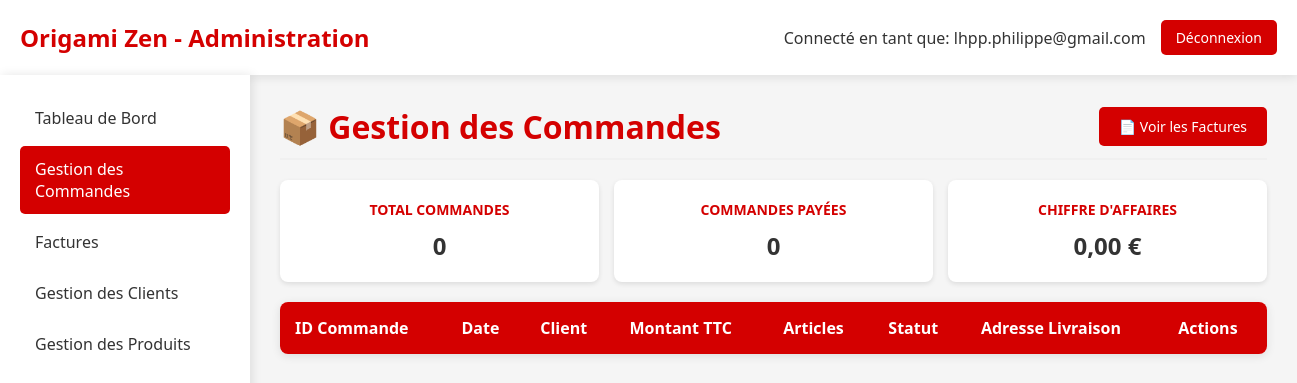
/admin_commandes.php (signed in), run on an earlier commit of the app's database.
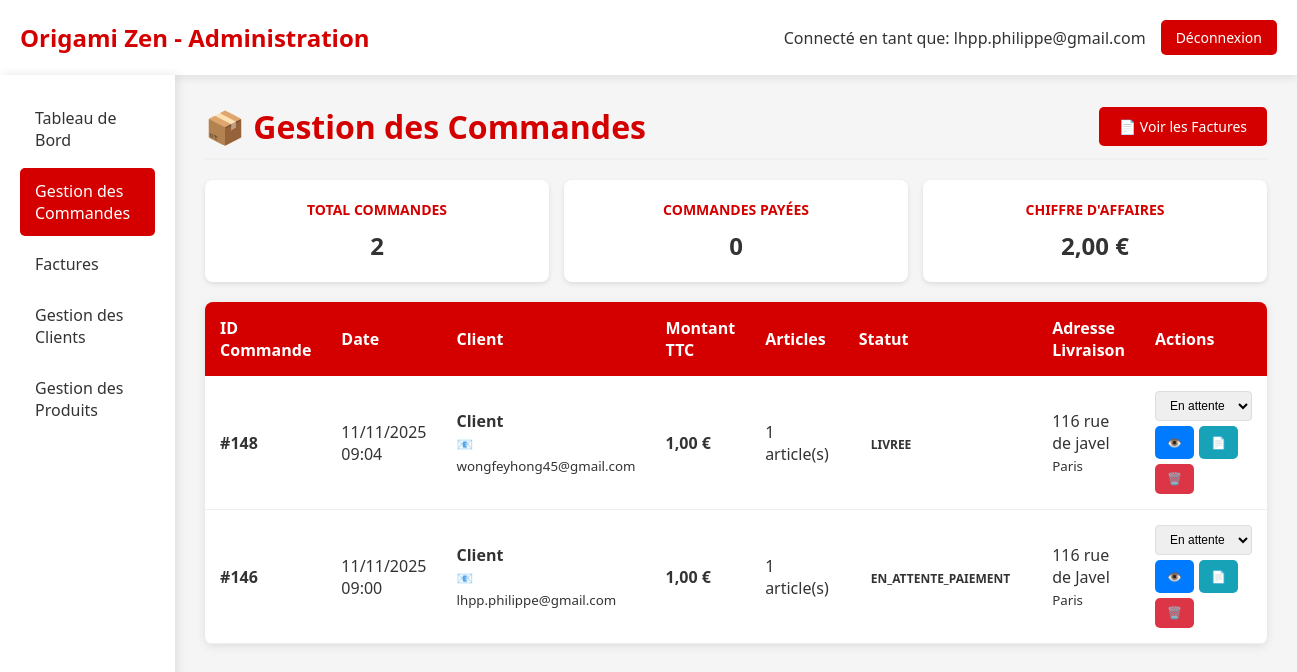
And on a later commit of the database.
### tables this page shows
CREATE TABLE IF NOT EXISTS `commande` (
  `idCommande` bigint NOT NULL AUTO_INCREMENT,
  `idClient` bigint NOT NULL,
  `idAdresseLivraison` bigint NOT NULL,
  `idAdresseFacturation` bigint DEFAULT NULL,
  `dateCommande` datetime NOT NULL,
  `modeReglement` varchar(20) NOT NULL DEFAULT 'CB',
  `delaiLivraison` date NOT NULL,
  `fraisDePort` double NOT NULL,
  `montantTotal` double NOT NULL,
  `statut` enum('en_attente','en_attente_paiement','payee','confirmee','expediee','livree','annulee') NOT NULL DEFAULT 'en_attente',
  `statut_paiement` enum('en_attente','payee','echec','annulee','rembourse') DEFAULT 'en_attente',
  `idPaiement` int DEFAULT NULL,
  `visible` tinyint(1) DEFAULT '1',
  PRIMARY KEY (`idCommande`),
  KEY `Commande_idClient_FK` (`idClient`),
  KEY `Commande_idAdresseLivraison_FK` (`idAdresseLivraison`),
  KEY `idAdresseFacturation` (`idAdresseFacturation`)
);

CREATE TABLE IF NOT EXISTS `client` (
  `idClient` bigint NOT NULL AUTO_INCREMENT,
  `email` varchar(50) NOT NULL,
  `motDePasse` varchar(255) NOT NULL,
  `nom` varchar(50) DEFAULT NULL,
  `prenom` varchar(50) DEFAULT NULL,
  `telephone` varchar(20) DEFAULT NULL,
  `email_confirme` tinyint(1) DEFAULT '0',
  `token_confirmation` varchar(64) DEFAULT NULL,
  `token_expires` datetime DEFAULT NULL,
  `type` enum('temporaire','permanent') DEFAULT 'temporaire',
  `date_creation` datetime DEFAULT CURRENT_TIMESTAMP,
  `session_id` varchar(128) DEFAULT NULL,
  PRIMARY KEY (`idClient`),
  KEY `idx_client_type` (`type`),
  KEY `idx_client_session` (`session_id`),
  KEY `idx_client_date` (`date_creation`)
);

CREATE TABLE IF NOT EXISTS `adresse` (
  `idAdresse` bigint NOT NULL AUTO_INCREMENT,
  `idClient` bigint NOT NULL,
  `nom` varchar(50) NOT NULL,
  `prenom` varchar(50) NOT NULL,
  `adresse` varchar(50) NOT NULL,
  `codePostal` varchar(50) NOT NULL,
  `ville` varchar(50) NOT NULL,
  `pays` varchar(50) NOT NULL,
  `telephone` varchar(50) NOT NULL,
  `instructions` varchar(255) DEFAULT NULL,
  `societe` varchar(50) DEFAULT NULL,
  `type` varchar(20) DEFAULT 'livraison',
  `dateCreation` datetime DEFAULT CURRENT_TIMESTAMP,
  PRIMARY KEY (`idAdresse`),
  KEY `Adresse_idClient_FK` (`idClient`)
);

### admin_commandes.php (the view, shortened to what this page needs)
<?php
$host = 'localhost';
$dbname = 'origami';
$username = 'root';
$password = '';
try {
    $pdo = new PDO("mysql:host=$host;dbname=$dbname;charset=utf8", $username, $password);
    $pdo->setAttribute(PDO::ATTR_ERRMODE, PDO::ERRMODE_EXCEPTION);
} catch (PDOException $e) {
    die("Erreur de connexion à la base de données: " . $e->getMessage());
}
$stmt = $pdo->prepare("
    SELECT
        c.idCommande,
        c.dateCommande,
        c.montantTotal,
        c.statut,
        c.fraisDePort,
        cl.nom,
        cl.prenom,
        cl.email,
        a_liv.adresse as adresse_livraison,
        a_liv.ville as ville_livraison,
        COUNT(lc.idLigneCommande) as nb_articles
    FROM Commande c
    JOIN Client cl ON c.idClient = cl.idClient
    JOIN Adresse a_liv ON c.idAdresseLivraison = a_liv.idAdresse
    LEFT JOIN LigneCommande lc ON c.idCommande = lc.idCommande
    GROUP BY c.idCommande
    ORDER BY c.dateCommande DESC
");
$stmt->execute();
$commandes = $stmt->fetchAll(PDO::FETCH_ASSOC);
?>
<!DOCTYPE html>
<html lang="fr">
<head>
</head>
<body>
    <div class="header">
        <div class="logo">
            <h1>Origami Zen - Administration</h1>
        </div>
        <div class="admin-info">
            <span>Connecté en tant que: <?= htmlspecialchars($_SESSION['admin_email']) ?></span>
            <a href="admin_logout.php" class="btn-logout">Déconnexion</a>
        </div>
    </div>
    <div class="container">
        <div class="sidebar">
            <a href="admin_dashboard.php" class="nav-item">Tableau de Bord</a>
            <a href="admin_commandes.php" class="nav-item active">Gestion des Commandes</a>
            <a href="admin_factures.php" class="nav-item">Factures</a>
            <a href="admin_clients.php" class="nav-item">Gestion des Clients</a>
            <a href="admin_produits.php" class="nav-item">Gestion des Produits</a>
        </div>
        <div class="main-content">
            <div class="page-title">
                <h1>📦 Gestion des Commandes</h1>
                <a href="admin_factures.php" class="btn-header">
                    📄 Voir les Factures
                </a>
            </div>
            <div class="stats-grid">
                <div class="stat-card">
                    <h3>Total Commandes</h3>
                    <div class="number"><?= count($commandes) ?></div>
                </div>
                <div class="stat-card">
                    <h3>Commandes Payées</h3>
                    <div class="number">
                        <?= count(array_filter($commandes, function($cmd) { return $cmd['statut'] === 'payee'; })) ?>
                    </div>
                </div>
                <div class="stat-card">
                    <h3>Chiffre d'Affaires</h3>
                    <div class="number">
                        <?= number_format(array_sum(array_column($commandes, 'montantTotal')), 2, ',', ' ') ?> €
                    </div>
                </div>
            </div>
            <table class="table-commandes">
                <thead>
                    <tr>
                        <th>ID Commande</th>
                        <th>Date</th>
                        <th>Client</th>
                        <th>Montant TTC</th>
                        <th>Articles</th>
                        <th>Statut</th>
                        <th>Adresse Livraison</th>
                        <th>Actions</th>
                    </tr>
                </thead>
                <tbody>
                    <?php foreach ($commandes as $commande): ?>
                        <tr>
                            <td><strong>#<?= $commande['idCommande'] ?></strong></td>
                            <td><?= date('d/m/Y H:i', strtotime($commande['dateCommande'])) ?></td>
                            <td>
                                <strong><?= htmlspecialchars($commande['prenom']) ?> <?= htmlspecialchars($commande['nom']) ?></strong><br>
                                <small>📧 <?= htmlspecialchars($commande['email']) ?></small>
                            </td>
                            <td><strong><?= number_format($commande['montantTotal'], 2, ',', ' ') ?> €</strong></td>
                            <td><?= $commande['nb_articles'] ?> article(s)</td>
                            <td>
                                <span class="statut statut-<?= $commande['statut'] ?>">
                                    <?= $commande['statut'] ?>
                                </span>
                            </td>
                            <td>
                                <?= htmlspecialchars($commande['adresse_livraison']) ?><br>
                                <small><?= htmlspecialchars($commande['ville_livraison']) ?></small>
                            </td>
                            <td>
                                <div class="actions-cell">
                                    <form method="POST" class="form-inline">
                                        <select name="nouveau_statut" class="select-statut" onchange="this.form.submit()">
                                            <option value="en_attente" <?= $commande['statut'] == 'en_attente' ? 'selected' : '' ?>>En attente</option>
                                        </select>
                                    </form>
                                    <a href="admin_commande_detail.php?id=<?= $commande['idCommande'] ?>" class="btn btn-primary" title="Voir détails">
                                        👁️
                                    </a>
                                    <a href="admin_factures.php" class="btn btn-info" title="Gérer les factures">
                                        📄
                                    </a>
                                    <form method="POST" class="form-inline">
                                        <button type="submit" class="btn btn-danger"
                                                onclick="return confirm('Êtes-vous sûr de vouloir supprimer la commande #<?= $commande['idCommande'] ?> ? Cette action est irréversible.')"
                                                title="Supprimer la commande">
                                            🗑️
                                        </button>
                                    </form>
                                </div>
                            </td>
                        </tr>
                    <?php endforeach; ?>
                </tbody>
            </table>
        </div>
    </div>
</body>
</html>

### admin_commandes.php (style rules this page uses)
* { margin: 0; padding: 0; box-sizing: border-box; }
body { font-family: 'Segoe UI', Tahoma, Geneva, Verdana, sans-serif; background: #f5f5f5; color: #333; }
.header { background: white; padding: 20px; box-shadow: 0 2px 10px rgba(0,0,0,0.1); display: flex; justify-content: space-between; align-items: center; }
.logo h1 { color: #d40000; font-size: 24px; }
.admin-info { display: flex; align-items: center; gap: 15px; }
.btn-logout { background: #d40000; color: white; padding: 8px 15px; text-decoration: none; border-radius: 5px; font-size: 14px; }
.container { display: flex; min-height: calc(100vh - 80px); }
.sidebar { width: 250px; background: white; padding: 20px; box-shadow: 2px 0 10px rgba(0,0,0,0.1); }
.nav-item { display: block; padding: 12px 15px; color: #333; text-decoration: none; border-radius: 5px; margin-bottom: 5px; transition: background 0.3s; }
.nav-item:hover, .nav-item.active { background: #d40000; color: white; }
.main-content { flex: 1; padding: 30px; }
.table-commandes { width: 100%; border-collapse: collapse; margin: 20px 0; background: white; border-radius: 8px; overflow: hidden; box-shadow: 0 2px 10px rgba(0,0,0,0.1); }
.table-commandes th { background: #d40000; color: white; padding: 15px; text-align: left; font-weight: 600; }
.table-commandes td { padding: 15px; border-bottom: 1px solid #eee; }
.btn { padding: 8px 12px; border: none; border-radius: 5px; cursor: pointer; text-decoration: none; display: inline-flex; align-items: center; gap: 5px; font-size: 12px; transition: all 0.3s; font-weight: 500; }
.btn-primary { background-color: #007bff; color: white; }
.btn-danger { background-color: #dc3545; color: white; }
.btn-info { background-color: #17a2b8; color: white; }
.statut { padding: 6px 12px; border-radius: 20px; font-size: 12px; font-weight: bold; text-transform: uppercase; }
.form-inline { display: inline; }
.select-statut { padding: 6px 10px; border: 1px solid #ddd; border-radius: 4px; font-size: 12px; }
.actions-cell { display: flex; gap: 5px; flex-wrap: wrap; }
.page-title { color: #d40000; margin-bottom: 20px; border-bottom: 2px solid #f0f0f0; padding-bottom: 10px; display: flex; justify-content: space-between; align-items: center; }
.btn-header { background: #d40000; color: white; padding: 10px 20px; text-decoration: none; border-radius: 5px; font-size: 14px; display: inline-flex; align-items: center; gap: 8px; transition: all 0.3s; }
.stats-grid { display: grid; grid-template-columns: repeat(auto-fit, minmax(200px, 1fr)); gap: 15px; margin-bottom: 20px; }
.stat-card { background: white; padding: 20px; border-radius: 8px; box-shadow: 0 2px 5px rgba(0,0,0,0.1); text-align: center; }
.stat-card h3 { color: #d40000; margin-bottom: 10px; font-size: 14px; text-transform: uppercase; }
.stat-card .number { font-size: 24px; font-weight: bold; color: #333; }

What changed in the data, as far as the page shows it:
added commande: idCommande "148", dateCommande "11/11/2025 09:04", idClient.nom "Client", idClient.email "wongfeyhong45@gmail.com", montantTotal "1,00", nb_articles "1", statut "LIVREE", idAdresseLivraison.adresse "116 rue de javel", idAdresseLivraison.ville "Paris"
added commande: idCommande "146", dateCommande "11/11/2025 09:00", idClient.nom "Client", idClient.email "lhpp.philippe@gmail.com", montantTotal "1,00", nb_articles "1", statut "EN_ATTENTE_PAIEMENT", idAdresseLivraison.adresse "116 rue de Javel", idAdresseLivraison.ville "Paris"
Also different on the page:
count($commandes): "0" → "2"
array_sum(array_column($commandes, 'montantTotal')): "0,00" → "2,00"
